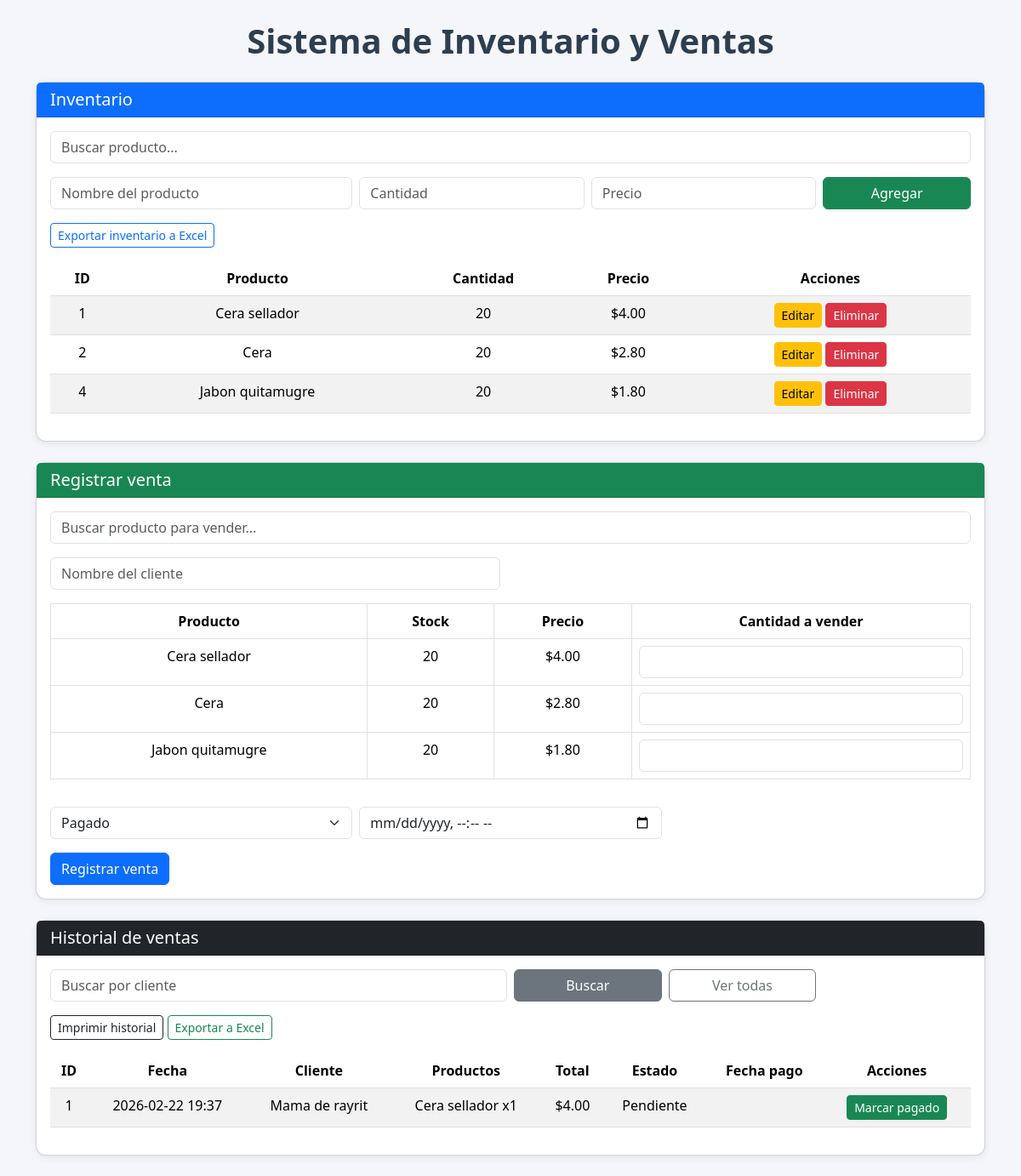
The page / on the database its author committed.
### tables this page shows
CREATE TABLE productos (
            id INTEGER PRIMARY KEY AUTOINCREMENT,
            nombre TEXT,
            cantidad INTEGER,
            precio REAL
        );

CREATE TABLE ventas (
            id INTEGER PRIMARY KEY AUTOINCREMENT,
            fecha TEXT,
            cliente TEXT,
            productos TEXT,
            total REAL,
            estado_pago TEXT,
            fecha_pago TEXT
        );

### app.py (the view)
@app.route("/")
def inicio():
    return render_template("index.html",
                           productos=obtener_productos(),
                           ventas=obtener_ventas())

### app.py (called while the page is built)
def obtener_productos():
    conn = sqlite3.connect("negocio.db")
    cursor = conn.cursor()
    cursor.execute("SELECT * FROM productos")
    datos = cursor.fetchall()
    conn.close()
    return datos

def obtener_ventas():
    conn = sqlite3.connect("negocio.db")
    cursor = conn.cursor()
    cursor.execute("SELECT * FROM ventas ORDER BY fecha DESC")
    datos = cursor.fetchall()
    conn.close()
    return datos

### Templates/index.html (shortened to what this page needs)
<!DOCTYPE html>
<html lang="es">
<head>
    <link href="https://cdn.jsdelivr.net/npm/bootstrap@5.3.2/dist/css/bootstrap.min.css" rel="stylesheet">
</head>
<body class="container py-4">
    <h1 class="text-center titulo mb-4">Sistema de Inventario y Ventas</h1>
    <div class="card mb-4">
        <div class="card-header bg-primary text-white">
            <h5 class="mb-0">Inventario</h5>
        </div>
        <div class="card-body">
            <input type="text" id="buscarInventario" class="form-control mb-3" placeholder="Buscar producto...">
            <form class="row g-2 mb-3" action="/agregar" method="POST">
                <div class="col-md-4">
                    <input type="text" name="nombre" class="form-control" placeholder="Nombre del producto" required>
                </div>
                <div class="col-md-3">
                    <input type="number" name="cantidad" class="form-control" placeholder="Cantidad" min="0" required>
                </div>
                <div class="col-md-3">
                    <input type="number" step="0.01" name="precio" class="form-control" placeholder="Precio" min="0" required>
                </div>
                <div class="col-md-2 d-grid">
                    <button class="btn btn-success">Agregar</button>
                </div>
            </form>
            <a href="{{ url_for('exportar_excel_inventario') }}" class="btn btn-outline-primary btn-sm mb-3">
                Exportar inventario a Excel
            </a>
            <div class="table-responsive">
                <table class="table table-striped table-hover text-center">
                    <thead>
                        <tr>
                            <th>ID</th>
                            <th>Producto</th>
                            <th>Cantidad</th>
                            <th>Precio</th>
                            <th>Acciones</th>
                        </tr>
                    </thead>
                    <tbody>
                    {% for p in productos %}
                        <tr class="fila-inventario" data-nombre="{{ p[1] | lower }}">
                            <td>{{ p[0] }}</td>
                            <td>{{ p[1] }}</td>
                            <td>{{ p[2] }}</td>
                            <td>${{ "%.2f"|format(p[3]) }}</td>
                            <td>
                                <a href="{{ url_for('editar_producto', id=p[0]) }}" class="btn btn-warning btn-sm">Editar</a>
                                <a href="{{ url_for('eliminar', id=p[0]) }}" class="btn btn-danger btn-sm"
                                   onclick="return confirm('¿Eliminar producto?');">Eliminar</a>
                            </td>
                        </tr>
                    {% endfor %}
                    </tbody>
                </table>
            </div>
        </div>
    </div>
    <div class="card mb-4">
        <div class="card-header bg-success text-white">
            <h5 class="mb-0">Registrar venta</h5>
        </div>
        <div class="card-body">
            <input type="text" id="buscarVenta" class="form-control mb-3" placeholder="Buscar producto para vender...">
            <form action="/venta" method="POST">
                <div class="row mb-3">
                    <div class="col-md-6">
                        <input type="text" name="cliente" class="form-control" placeholder="Nombre del cliente" required>
                    </div>
                </div>
                <div class="table-responsive mb-3">
                    <table class="table table-bordered text-center">
                        <thead>
                            <tr>
                                <th>Producto</th>
                                <th>Stock</th>
                                <th>Precio</th>
                                <th>Cantidad a vender</th>
                            </tr>
                        </thead>
                        <tbody>
                        {% for p in productos %}
                            <tr class="fila-venta" data-nombre="{{ p[1] | lower }}">
                                <td>
                                    {{ p[1] }}
                                </td>
                                <td>{{ p[2] }}</td>
                                <td>${{ "%.2f"|format(p[3]) }}</td>
                                <td>
                                    <input type="number" name="cantidad_vender[]" class="form-control"
                                           min="0" max="{{ p[2] }}">
                                </td>
                            </tr>
                        {% endfor %}
                        </tbody>
                    </table>
                </div>
                <div class="row g-2 mb-3">
                    <div class="col-md-4">
                        <select name="estado_pago" class="form-select">
                            <option value="Pagado">Pagado</option>
                        </select>
                    </div>
                    <div class="col-md-4">
                        <input type="datetime-local" name="fecha_pago" class="form-control">
                    </div>
                </div>
                <button class="btn btn-primary">Registrar venta</button>
            </form>
        </div>
    </div>
    <div class="card">
        <div class="card-header bg-dark text-white">
            <h5 class="mb-0">Historial de ventas</h5>
        </div>
        <div class="card-body">
            <form class="row g-2 mb-3" action="/buscar_ventas" method="GET">
                <div class="col-md-6">
                    <input type="text" name="cliente" class="form-control"
                           placeholder="Buscar por cliente" value="{{ cliente_busqueda or '' }}">
                </div>
                <div class="col-md-2 d-grid">
                    <button class="btn btn-secondary">Buscar</button>
                </div>
                <div class="col-md-2 d-grid">
                    <a href="{{ url_for('inicio') }}" class="btn btn-outline-secondary">Ver todas</a>
                </div>
            </form>
            <div class="mb-3">
                <a href="{{ url_for('imprimir_ventas') }}" class="btn btn-outline-dark btn-sm" target="_blank">
                    Imprimir historial
                </a>
                <a href="{{ url_for('exportar_excel_ventas') }}" class="btn btn-outline-success btn-sm">
                    Exportar a Excel
                </a>
            </div>
            <div class="table-responsive">
                <table class="table table-striped table-hover text-center">
                    <thead>
                        <tr>
                            <th>ID</th>
                            <th>Fecha</th>
                            <th>Cliente</th>
                            <th>Productos</th>
                            <th>Total</th>
                            <th>Estado</th>
                            <th>Fecha pago</th>
                            <th>Acciones</th>
                        </tr>
                    </thead>
                    <tbody>
                    {% for v in ventas %}
                        <tr>
                            <td>{{ v[0] }}</td>
                            <td>{{ v[1] }}</td>
                            <td>{{ v[2] }}</td>
                            <td>{{ v[3] }}</td>
                            <td>${{ "%.2f"|format(v[4]) }}</td>
                            <td>{{ v[5] }}</td>
                            <td>{{ v[6] or "" }}</td>
                            <td>
                                {% if v[5] != "Pagado" %}
                                <form action="{{ url_for('marcar_pagado', id=v[0]) }}" method="POST">
                                    <button class="btn btn-success btn-sm">Marcar pagado</button>
                                </form>
                                {% endif %}
                            </td>
                        </tr>
                    {% endfor %}
                    </tbody>
                </table>
            </div>
        </div>
    </div>
</body>
</html>

### Templates/index.html (style rules this page uses)
body { background: #f5f6fa; }
.card { border-radius: 12px; box-shadow: 0 2px 8px rgba(0,0,0,0.08); }
.table thead { background: #e9ecef; }
.btn-sm { padding: 3px 8px; }
.titulo { font-weight: 700; color: #2c3e50; }

### rows shown on the page
productos: id "1", nombre "Cera sellador", cantidad "20", precio "4.00"
productos: id "2", nombre "Cera", cantidad "20", precio "2.80"
productos: id "4", nombre "Jabon quitamugre", cantidad "20", precio "1.80"
ventas: id "1", fecha "2026-02-22 19:37", cliente "Mama de rayrit", productos "Cera sellador x1", total "4.00", estado_pago "Pendiente"
